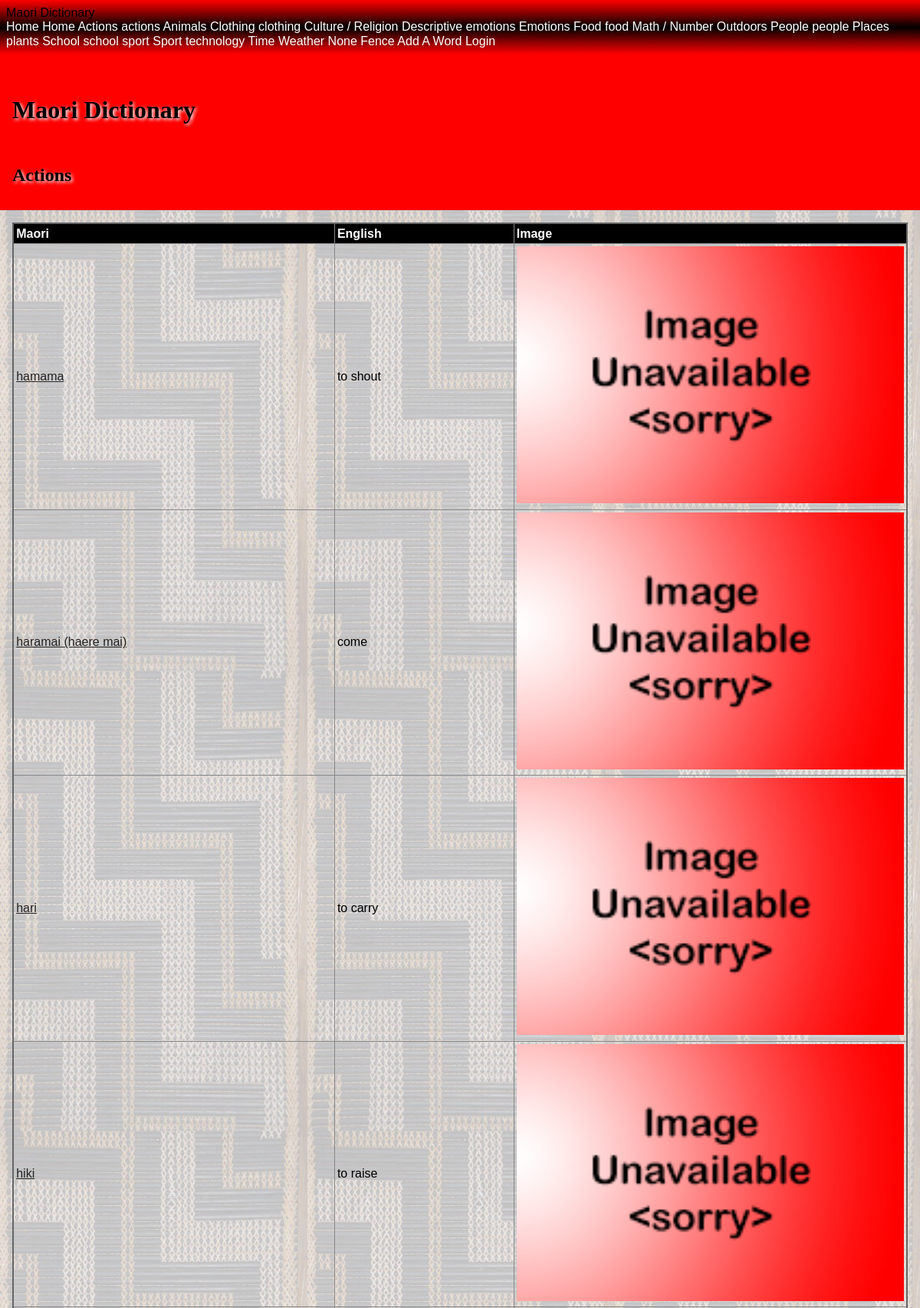
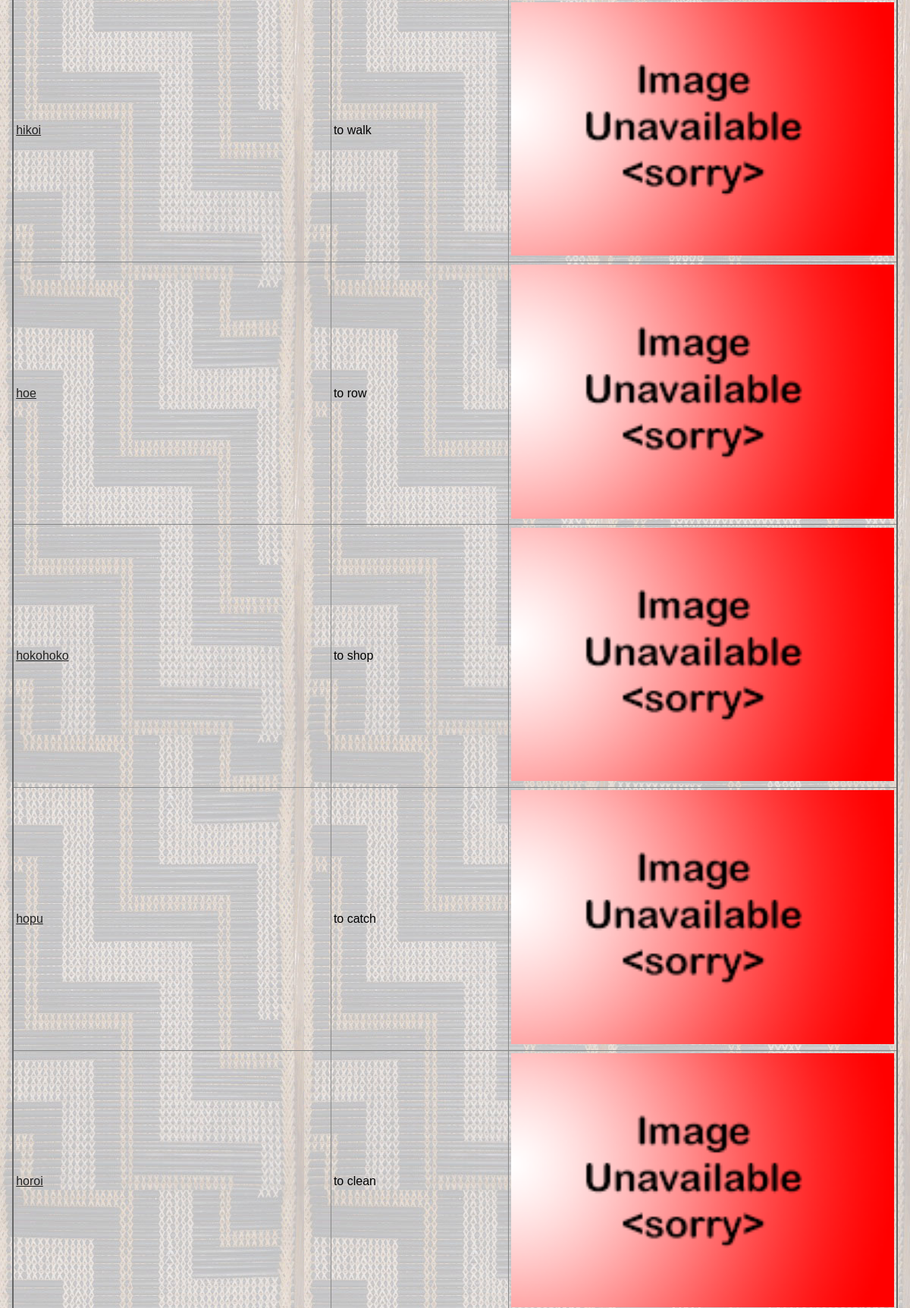
Page /category/Actions (upper part) on the committed database (2 pictures, top to bottom).
### tables this page shows
CREATE TABLE "maori_words"
(
    id           integer
        primary key autoincrement,
    english_name char(60),
    created_by   char(60),
    created_at   datetime,
    maori_name   char(60),
    category     varchar(60),
    level        integer
, definition varchar(120), image_filename varchar(120));

### app.py (the view)
@app.route('/category/<category_name>')
def site_category(category_name):
    query = "SELECT maori_name, english_name, definition, level, created_by, created_at, image_filename \
            FROM maori_words WHERE category = ?"
    con = create_connection(DATABASE)
    cur = con.cursor()
    cur.execute(query, (category_name,))
    maori_names = cur.fetchall()
    con.close()
    return render_template("category.html", logged_in=is_logged_in(), categories=get_categories(), category_name=category_name, maori_names=maori_names, is_a_teacher=is_a_teacher())

### app.py (called while the page is built)
def create_connection(db_file):
    try:
        connection = sqlite3.connect(db_file)
        return connection
    except Error as e:
        print(e)
    return None

def is_logged_in():
    if session.get("email") is None:
        print("not logged in")
        return False
    else:
        print("logged in")
        return True

def is_a_teacher():
    print('running')
    if session.get("type") == 'teacher':
        print("is teacher")
        return True
    else:
        print("is not teacher")
        return False

def get_categories():
    query = "SELECT distinct category FROM maori_words"
    con = create_connection(DATABASE)
    cur = con.cursor()
    cur.execute(query)
    category_list = cur.fetchall()
    con.close()
    print(category_list)
    return category_list

### templates/category.html
{% extends 'base.html' %}
{% block pageheading %}
{{category_name}}
{% endblock %}
{% block main %}
<table>
    <tr>
        <th>Maori</th>
        <th>English</th>
        <th>Image</th>
        </tr>
        <tbody>
            {% for maori_name in maori_names %}
                <tr>
                    <td><a href='/category/{{ category_name }}/{{ maori_name[0] }}'>{{ maori_name[0] }}</a></td>
                    <td>{{ maori_name[1] }}</td>
                    {% if maori_name[6] %}
                        <td><img src='/static/images/{{maori_name[6]}}'></td>
                    {% else %}
                        <td><img src='/static/images/noimage.png'></td>
                    {% endif %}
                </tr>
            {% endfor %}
        </tbody>
    </table>
{% endblock %}

### templates/base.html (shortened to what this page needs)
<!DOCTYPE html>
<html>
<head>
    <link rel="stylesheet" href="https://cdnjs.cloudflare.com/ajax/libs/normalize/8.0.1/normalize.css"/>
    <link href="{{ url_for('static', filename='style.css')}}" rel="stylesheet">
</head>
<body>
<nav>
    <div class="container">
        <div class="navbar-brand">Maori Dictionary</div>
        <div class="navbar-links">
            <a href="/">Home</a>
            <a href="/category/">Home</a>
            {% for category in categories %}
                <a href="/category/{{ category[0] }}">{{ category[0] }}</a>
            {% endfor %}
            <a href="/add_word">Add A Word</a>
            {% if logged_in %}
                <a href="/logout">Log Out</a>
            {% else %}
                <a href="/login">Login</a>
            {% endif %}
        </div>
    </div>
</nav>
<div class="container">
    <header>
        <h1>Maori Dictionary</h1>
        <h2>{% block pageheading %}{% endblock %}</h2>
    </header>
    <main>
        {% block main %}{% endblock %}
    </main>
</div>
</body>
</html>

### static/style.css (style rules this page uses)
* { font-family: Comfortaa, sans-serif; margin: 0; padding: 0; box-sizing: border-box; }
header { grid-area: header; background-color: #f00; padding: 1rem; }
nav { grid-area: nav; }
main { grid-area: main; padding: 1rem; background-color: #edd; }
h1, h2, h3, h4 { padding: 1rem 0; font-family: 'Suez One', serif; color: #000; text-shadow: 2px 2px 4px #fff; }
a { color: #222; }
img { width: 100%; }
table { width: 100%; border: 2px solid #666; border-collapse: collapse; }
th, td { border: 1px solid #888; padding: 0.2rem; text-align: left; }
th { background-color: #000; color: #fff; }
@media only screen and (min-width: 768px) { nav { background: linear-gradient(180deg, rgba(255,0,0,1) 0%, rgba(0, 0, 0, 1) 50%, rgba(255,0,0,1) 100%); padding: 0.5rem; } }
@media only screen and (min-width: 768px) { nav a { color: #fff; text-decoration: none; } }
@media only screen and (min-width: 768px) { main { background-image: url('/poutama.jpg'); } }

### rows in the picture
maori_words: maori_name "hamama", english_name "to shout"
maori_words: maori_name "haramai (haere mai)", english_name "come"
maori_words: maori_name "hari", english_name "to carry"
maori_words: maori_name "hiki", english_name "to raise"
maori_words: maori_name "hikoi", english_name "to walk"
maori_words: maori_name "hoe", english_name "to row"
maori_words: maori_name "hokohoko", english_name "to shop"
maori_words: maori_name "hopu", english_name "to catch"
maori_words: maori_name "horoi", english_name "to clean"

### other values in the picture
{{ category[0] }} "Actions" "actions" "Animals" "Clothing" "clothing" "Culture / Religion" "Descriptive" "emotions" "Emotions" "Food" "food" "Math / Number" "Outdoors" "People" "people" "Places" "plants" "School" "school" "sport" "Sport" "technology" "Time" "Weather" "None" "Fence"
{{ category_name }} "Actions"
